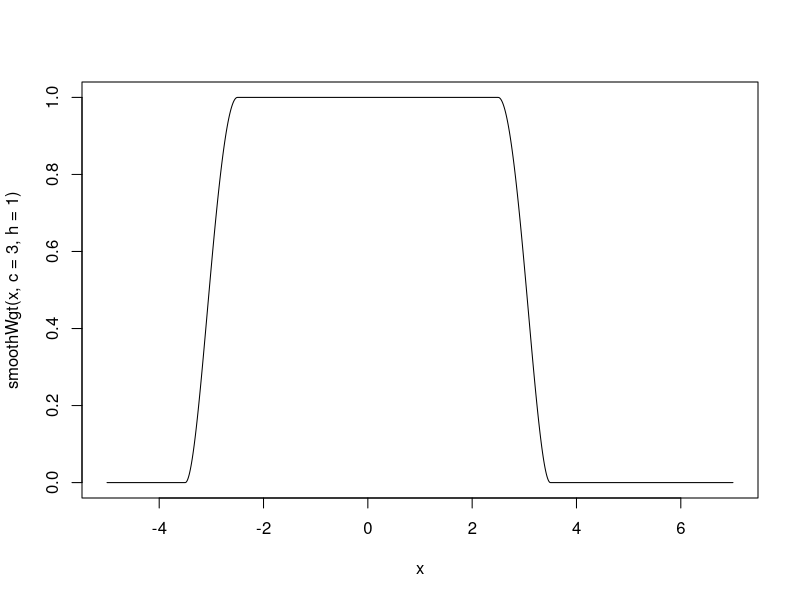
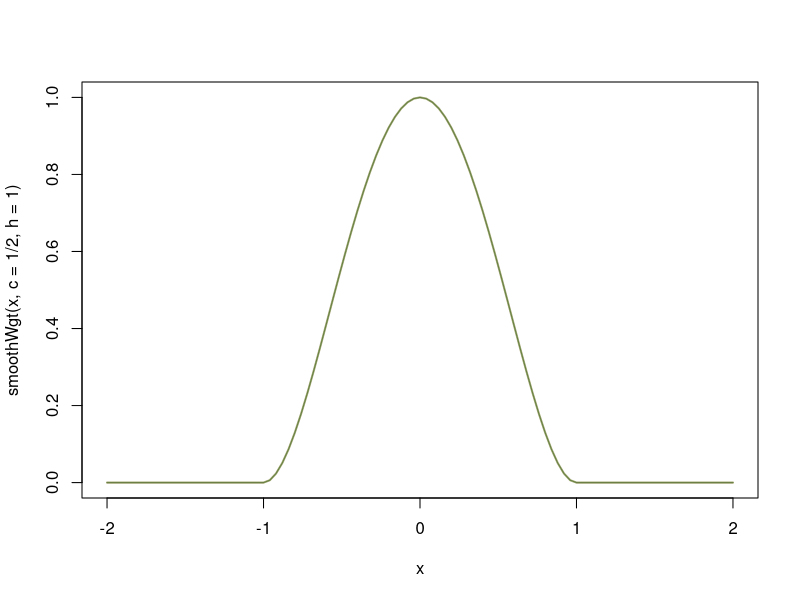

Generate these figures, in order, with R:
library(robustbase)


### Name: smoothWgt
### Title: Smooth Weighting Function - Generalized Biweight
### Aliases: smoothWgt
### Keywords: arith robust

### ** Examples

## a somewhat typical picture:
curve(smoothWgt(x, c=3, h=1), -5,7, n = 1000)

csW <- curve(smoothWgt(x, c=1/2, h=1), -2,2) # cutoff 1/2, bandwidth 1
## Show that the above is the same as
## Tukey's "biweight" or "bi-square" weight function:
bw <- function(x) pmax(0, (1 - x^2))^2
cbw <- curve(bw,                     col=adjustcolor(2, 1/2), lwd=2, add=TRUE)
cMw <- curve(Mwgt(x,c=1,"biweight"), col=adjustcolor(3, 1/2), lwd=2, add=TRUE)
stopifnot(## proving they are all the same:
   all.equal(csW, cbw, tol=1e-15),
   all.equal(csW, cMw, tol=1e-15))
